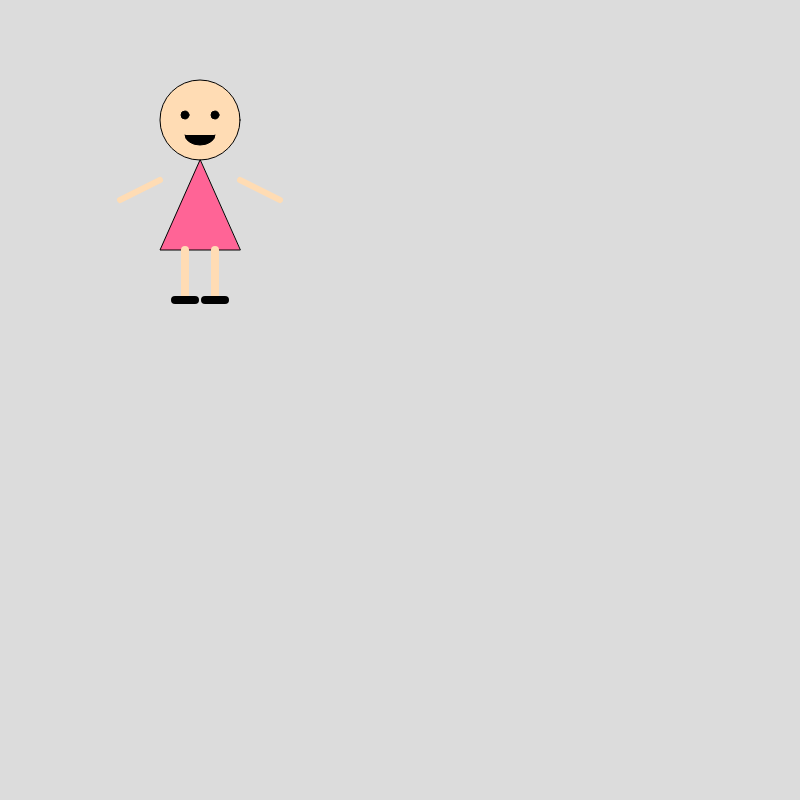
Frame 1 (no input)
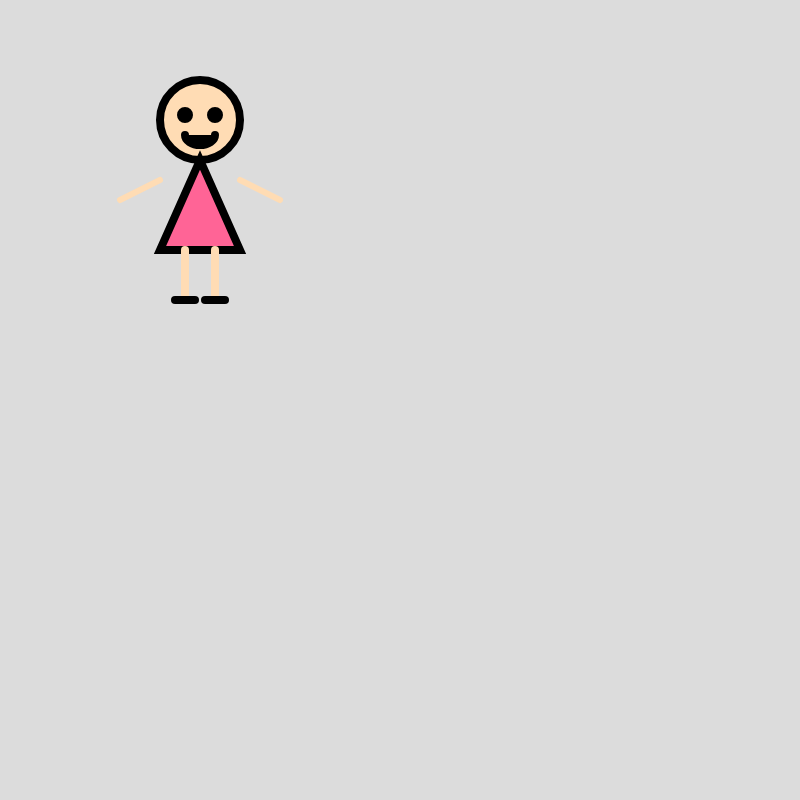
Frame 60 (no input)
Frame 120 (the mouse pressed at the canvas centre since frame 60): identical to frame 60, image omitted

The p5.js sketch that drew these frames (run headless with seeded random() and noise() and a simulated clock; from frame 60 on, the mouse is pressed at the canvas centre):

// p5.js sketch
// ── sketch.js
function preload() {
  // put preload code here
}

function setup() {
  // put setup code here
  createCanvas(800,800)
}

function draw() {
  background(220);
    fill(255, 220, 180);
  ellipse(200, 120, 80, 80);

  fill(0);
  ellipse(185, 115, 8, 8);
  ellipse(215, 115, 8, 8);
  arc(200, 135, 30, 20, 0, PI);

  fill(255, 100, 150);
  triangle(200, 160, 160, 250, 240, 250);

  stroke(255, 220, 180);
  strokeWeight(6);
  line(160, 180, 120, 200); 
  line(240, 180, 280, 200); 

  stroke(255, 220, 180);
  strokeWeight(8);
  line(185, 250, 185, 300);
  line(215, 250, 215, 300);

  stroke(0);
  line(175, 300, 195, 300);
  line(205, 300, 225, 300);
}
